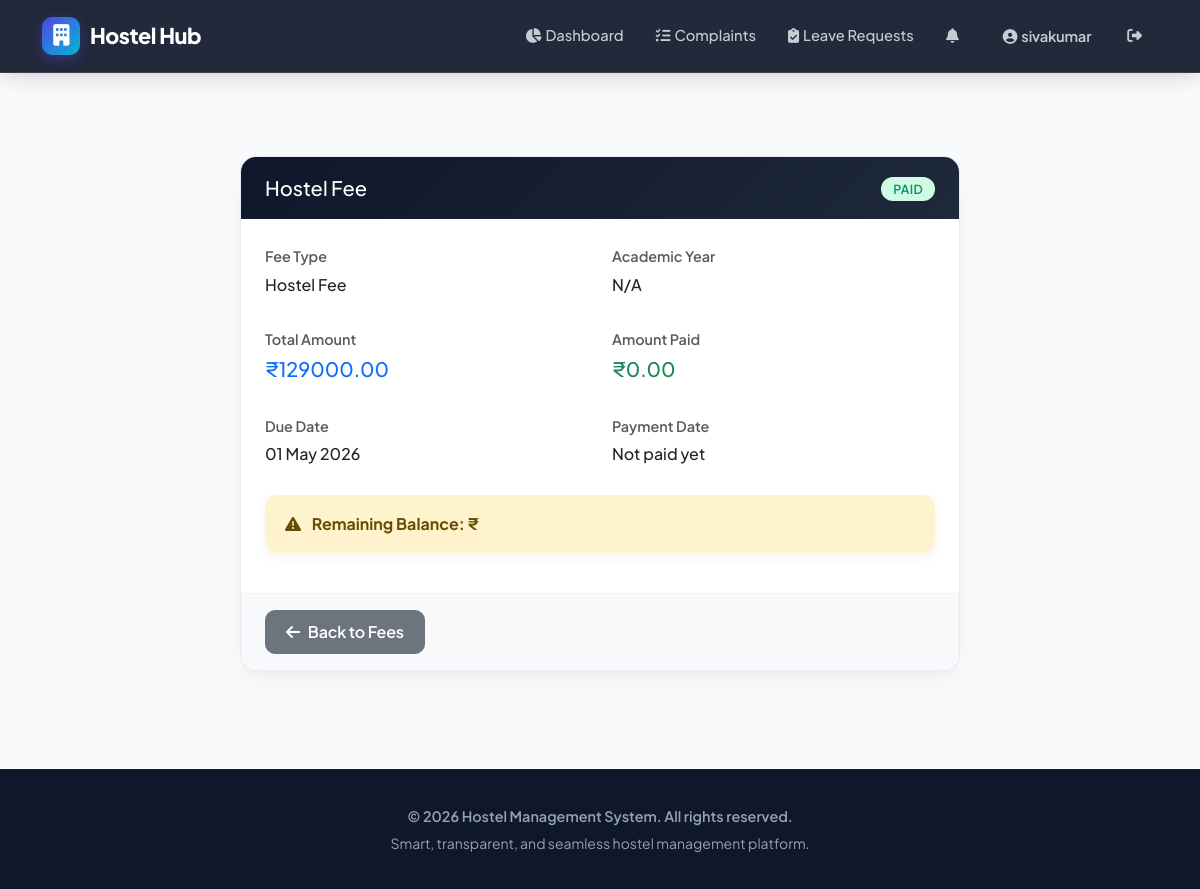
The app's page /fee/1/ (signed in) with its own data.
### accounts/models.py (models this page shows, shortened)
class CustomUser(AbstractUser):
    ROLE_CHOICES = (
        ('admin', 'Admin'),
        ('warden', 'Warden'),
        ('student', 'Student'),
    )
    role = models.CharField(max_length=10, choices=ROLE_CHOICES)
    phone_regex = RegexValidator(regex=r'^\+?1?\d{9,15}$', message="Phone number must be entered in the format '+999999999'.")
    phone_number = models.CharField(validators=[phone_regex], max_length=17, blank=True, null=True)
    is_active = models.BooleanField(default=True)
    profile_picture = models.ImageField(upload_to='profile_pictures/', blank=True, null=True)
    created_at = models.DateTimeField(auto_now_add=True)
    updated_at = models.DateTimeField(auto_now=True)
    last_login_ip = models.GenericIPAddressField(blank=True, null=True)
    @property
    def unread_notifications_count(self):
        return self.notifications.filter(is_read=False).count()
    class Meta:
        ordering = ['-created_at']
        indexes = [
            models.Index(fields=['role']),
            models.Index(fields=['email']),
            models.Index(fields=['is_active']),
        ]

### operations/models.py (models this page shows, shortened)
class Fee(models.Model):
    STATUS_CHOICES = (
        ('paid', 'Paid'),
        ('pending', 'Pending'),
        ('overdue', 'Overdue'),
        ('partial', 'Partially Paid'),
        ('waived', 'Waived'),
    )
    FEE_TYPE_CHOICES = (
        ('hostel', 'Hostel Fee'),
        ('mess', 'Mess Fee'),
        ('maintenance', 'Maintenance Fee'),
        ('electricity', 'Electricity Fee'),
        ('registration', 'Registration Fee'),
        ('other', 'Other'),
    )
    student = models.ForeignKey(StudentProfile, on_delete=models.CASCADE, related_name='fees')
    fee_type = models.CharField(max_length=20, choices=FEE_TYPE_CHOICES, default='hostel')
    amount = models.DecimalField(max_digits=10, decimal_places=2, validators=[MinValueValidator(0)])
    amount_paid = models.DecimalField(max_digits=10, decimal_places=2, default=0, validators=[MinValueValidator(0)])
    due_date = models.DateField()
    paid_date = models.DateField(null=True, blank=True)
    status = models.CharField(max_length=10, choices=STATUS_CHOICES, default='pending')
    month = models.CharField(max_length=20, blank=True, help_text="Month for monthly fees (e.g., Jan-2024)")
    description = models.TextField(blank=True)
    receipt_number = models.CharField(max_length=50, blank=True, null=True, unique=True)
    payment_method = models.CharField(
        max_length=20,
        choices=(
            ('cash', 'Cash'),
            ('check', 'Check'),
            ('transfer', 'Bank Transfer'),
            ('card', 'Card'),
            ('online', 'Online Payment'),
        ),
        blank=True
    )
    created_at = models.DateTimeField(auto_now_add=True)
    updated_at = models.DateTimeField(auto_now=True)
    class Meta:
        ordering = ['-due_date']
        indexes = [
            models.Index(fields=['status']),
            models.Index(fields=['student']),
            models.Index(fields=['due_date']),
        ]

### accounts/views.py (the view)
# urls.py: path('fee/<int:fee_id>/', login_required(views.fee_detail), name='fee_detail'),
@login_required
def fee_detail(request, fee_id):
    fee = get_object_or_404(Fee, id=fee_id)
    if request.user.role == 'student' and fee.student.user != request.user:
        return HttpResponseForbidden('You do not have permission to view this fee')
    return render(request, 'fees/fee_detail.html', {'fee': fee})

### templates/fees/fee_detail.html (shortened to what this page needs)
{% extends "base.html" %}
{% block content %}
<div class="container py-5">
    <div class="row">
        <div class="col-md-8 offset-md-2">
            <div class="card">
                <div class="card-header">
                    <div class="row align-items-center">
                        <div class="col">
                            <h5 class="mb-0">{{ fee.get_fee_type_display }}</h5>
                        </div>
                        <div class="col-auto">
                            {% if fee.status == 'paid' %}
                                <span class="badge bg-success">Paid</span>
                            {% elif fee.status == 'pending' %}
                                <span class="badge bg-warning">Pending</span>
                            {% elif fee.status == 'overdue' %}
                                <span class="badge bg-danger">Overdue</span>
                            {% endif %}
                        </div>
                    </div>
                </div>
                <div class="card-body">
                    <div class="row mb-4">
                        <div class="col-md-6">
                            <label class="form-label text-muted">Fee Type</label>
                            <p class="h6">{{ fee.get_fee_type_display }}</p>
                        </div>
                        <div class="col-md-6">
                            <label class="form-label text-muted">Academic Year</label>
                            <p class="h6">{{ fee.academic_year|default:"N/A" }}</p>
                        </div>
                    </div>
                    <div class="row mb-4">
                        <div class="col-md-6">
                            <label class="form-label text-muted">Total Amount</label>
                            <p class="h5 text-primary">₹{{ fee.amount }}</p>
                        </div>
                        <div class="col-md-6">
                            <label class="form-label text-muted">Amount Paid</label>
                            <p class="h5 text-success">₹{{ fee.amount_paid }}</p>
                        </div>
                    </div>
                    <div class="row mb-4">
                        <div class="col-md-6">
                            <label class="form-label text-muted">Due Date</label>
                            <p class="h6">{{ fee.due_date|date:"d M Y" }}</p>
                        </div>
                        <div class="col-md-6">
                            <label class="form-label text-muted">Payment Date</label>
                            <p class="h6">{{ fee.payment_date|date:"d M Y"|default:"Not paid yet" }}</p>
                        </div>
                    </div>
                    {% if fee.amount != fee.amount_paid %}
                    <div class="alert alert-warning">
                        <i class="fas fa-exclamation-triangle me-2"></i>
                        <strong>Remaining Balance: ₹{{ fee.amount|add:"-"|add:fee.amount_paid }}</strong>
                    </div>
                    {% endif %}
                </div>
                <div class="card-footer bg-light">
                    <a href="{% url 'student_fees' %}" class="btn btn-secondary">
                        <i class="fas fa-arrow-left me-2"></i>Back to Fees
                    </a>
                </div>
            </div>
        </div>
    </div>
</div>
{% endblock %}

### templates/base.html (shortened to what this page needs)
<!DOCTYPE html>
<html lang="en">
<head>
    <link href="https://cdn.jsdelivr.net/npm/bootstrap@5.3.0/dist/css/bootstrap.min.css" rel="stylesheet">
    <link href="https://cdnjs.cloudflare.com/ajax/libs/font-awesome/6.4.0/css/all.min.css" rel="stylesheet">
</head>
<body>
    <nav class="navbar navbar-expand-lg navbar-dark navbar-custom">
        <div class="container">
            <a class="navbar-brand" href="/">
                <span class="brand-icon"><i class="fas fa-building text-white"></i></span>
                Hostel Hub
            </a>
            <div class="collapse navbar-collapse" id="navbarNav">
                <ul class="navbar-nav ms-auto align-items-center">
                    {% if user.is_authenticated %}
                        {% if user.role == 'student' %}
                            <li class="nav-item">
                                <a class="nav-link" href="{% url 'student_dashboard' %}">
                                    <i class="fas fa-chart-pie me-1"></i>Dashboard
                                </a>
                            </li>
                            <li class="nav-item">
                                <a class="nav-link" href="{% url 'student_complaints' %}">
                                    <i class="fas fa-exclamation-circle me-1"></i>Complaints
                                </a>
                            </li>
                            <li class="nav-item">
                                <a class="nav-link" href="{% url 'student_fees' %}">
                                    <i class="fas fa-wallet me-1"></i>Fees
                                </a>
                            </li>
                            <li class="nav-item">
                                <a class="nav-link" href="{% url 'student_leave_requests' %}">
                                    <i class="fas fa-calendar-alt me-1"></i>Leave
                                </a>
                            </li>
                        {% elif user.role == 'warden' %}
                            <li class="nav-item">
                                <a class="nav-link" href="{% url 'warden_dashboard' %}">
                                    <i class="fas fa-chart-pie me-1"></i>Dashboard
                                </a>
                            </li>
                            <li class="nav-item">
                                <a class="nav-link" href="{% url 'warden_complaints' %}">
                                    <i class="fas fa-tasks me-1"></i>Complaints
                                </a>
                            </li>
                            <li class="nav-item">
                                <a class="nav-link" href="{% url 'warden_leave_requests' %}">
                                    <i class="fas fa-clipboard-check me-1"></i>Leave Requests
                                </a>
                            </li>
                        {% endif %}
                        <li class="nav-item">
                            <a class="nav-link position-relative" href="{% url 'notifications' %}">
                                <i class="fas fa-bell me-1"></i>
                            </a>
                        </li>
                        <li class="nav-item ms-lg-2">
                            <a class="nav-link btn btn-outline-light text-white px-3" href="{% url 'profile' %}">
                                <i class="fas fa-user-circle me-1"></i>{{ user.username }}
                            </a>
                        </li>
                        <li class="nav-item ms-lg-1">
                            <a class="nav-link text-danger" href="{% url 'logout' %}" title="Logout">
                                <i class="fas fa-sign-out-alt"></i>
                            </a>
                        </li>
                    {% endif %}
                </ul>
            </div>
        </div>
    </nav>
    <div class="main-container">
        <div class="container">
            {% block content %}{% endblock %}
        </div>
    </div>
    <footer>
        <div class="container">
            <p class="fw-semibold">&copy; 2026 Hostel Management System. All rights reserved.</p>
            <p class="text-slate-500 small mt-1">Smart, transparent, and seamless hostel management platform.</p>
        </div>
    </footer>
</body>
</html>

### templates/base.html (style rules this page uses)
:root { --primary: #4f46e5; --primary-dark: #3730a3; --primary-light: #818cf8; --secondary: #06b6d4; --success: #10b981; --warning: #f59e0b; --danger: #ef4444; --dark: #0f172a; --slate-800: #1e293b; --slate-600: #475569; --slate-500: #64748b; --slate-100: #f1f5f9; --light-bg: #f8fafc; --card-shadow: 0 10px 25px -5px rgba(0, 0, 0, 0.05), 0 8px 10px -6px rgba(0, 0, 0, 0.03); --hover-shadow: 0 20px 30px -10px rgba(79, 70, 229, 0.15); --gradient-primary: linear-gradient(135deg, #4f46e5 0%, #06b6d4 100%); --gradient-dark: linear-gradient(135deg, #0f172a 0%, #1e293b 100%); --gradient-card: linear-gradient(135deg, #ffffff 0%, #f8fafc 100%); }
* { margin: 0; padding: 0; box-sizing: border-box; }
body { font-family: 'Plus Jakarta Sans', -apple-system, BlinkMacSystemFont, sans-serif; background-color: var(--light-bg); color: var(--slate-800); line-height: 1.6; }
.navbar-custom { background: rgba(15, 23, 42, 0.92); backdrop-filter: blur(12px); -webkit-backdrop-filter: blur(12px); border-bottom: 1px solid rgba(255, 255, 255, 0.1); position: sticky; top: 0; z-index: 1050; padding: 12px 0; box-shadow: 0 4px 20px rgba(0, 0, 0, 0.15); }
.navbar-brand { font-weight: 800; font-size: 1.35rem; color: #ffffff !important; letter-spacing: -0.5px; display: flex; align-items: center; }
.brand-icon { background: var(--gradient-primary); width: 38px; height: 38px; border-radius: 10px; display: inline-flex; align-items: center; justify-content: center; margin-right: 10px; box-shadow: 0 4px 12px rgba(79, 70, 229, 0.4); }
.nav-link { color: rgba(241, 245, 249, 0.8) !important; font-weight: 500; font-size: 0.92rem; padding: 8px 14px !important; border-radius: 8px; transition: all 0.25s ease; margin: 0 2px; }
.main-container { min-height: calc(100vh - 140px); padding: 35px 0 50px 0; }
.card { border: 1px solid rgba(226, 232, 240, 0.8); border-radius: 16px; background: #ffffff; box-shadow: var(--card-shadow); transition: transform 0.3s cubic-bezier(0.4, 0, 0.2, 1), box-shadow 0.3s cubic-bezier(0.4, 0, 0.2, 1); overflow: hidden; }
.card-header { background: var(--gradient-dark); color: #ffffff; border-bottom: none; padding: 18px 24px; font-weight: 700; }
.card-body { padding: 24px; }
.card-footer { background: #f8fafc; border-top: 1px solid #f1f5f9; padding: 16px 24px; }
.btn { font-weight: 600; border-radius: 10px; padding: 9px 20px; transition: all 0.25s cubic-bezier(0.4, 0, 0.2, 1); letter-spacing: -0.2px; }
.badge { padding: 6px 12px; border-radius: 20px; font-weight: 600; font-size: 0.78rem; letter-spacing: 0.3px; text-transform: uppercase; }
.badge-resolved, .badge-approved, .badge-success, .bg-success { background-color: #d1fae5 !important; color: #059669 !important; }
.form-label { font-weight: 600; color: var(--slate-800); font-size: 0.9rem; margin-bottom: 6px; }
.alert { border: none; border-radius: 12px; padding: 16px 20px; box-shadow: 0 4px 12px rgba(0,0,0,0.05); font-weight: 500; }
footer { background: var(--dark); color: #94a3b8; padding: 35px 0; text-align: center; border-top: 1px solid rgba(255,255,255,0.05); }
footer p { margin-bottom: 0; font-size: 0.9rem; }

### records on screen
CustomUser: username "sivakumar"
Fee: fee_type "Hostel Fee", amount "129000.00", amount_paid "0.00", due_date "01 May 2026"

### other values on screen
{{ fee.academic_year|default:"N/A" }} "N/A"
{{ fee.payment_date|date:"d M Y"|default:"Not paid yet" }} "Not paid yet"
